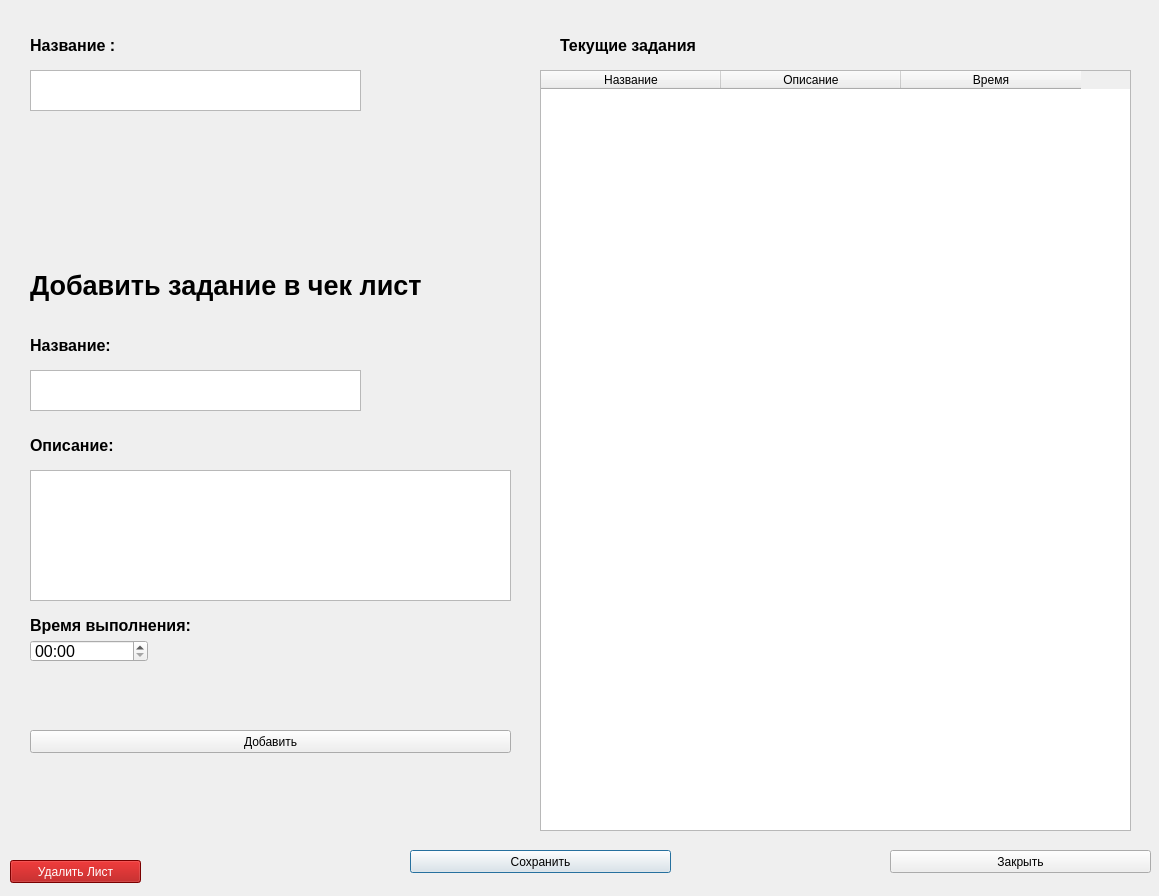
<?xml version="1.0" encoding="UTF-8"?>
<ui version="4.0">
 <class>checklist_creation</class>
 <widget class="QDialog" name="checklist_creation">
  <property name="geometry">
   <rect>
    <x>0</x>
    <y>0</y>
    <width>1159</width>
    <height>896</height>
   </rect>
  </property>
  <property name="cursor">
   <cursorShape>ArrowCursor</cursorShape>
  </property>
  <property name="windowTitle">
   <string>Создание Чек листа</string>
  </property>
  <widget class="QPushButton" name="btn_save_list">
   <property name="geometry">
    <rect>
     <x>410</x>
     <y>850</y>
     <width>261</width>
     <height>23</height>
    </rect>
   </property>
   <property name="text">
    <string>Сохранить</string>
   </property>
  </widget>
  <widget class="QTextBrowser" name="main_name">
   <property name="geometry">
    <rect>
     <x>30</x>
     <y>70</y>
     <width>331</width>
     <height>41</height>
    </rect>
   </property>
   <property name="font">
    <font>
     <pointsize>10</pointsize>
    </font>
   </property>
   <property name="cursor" stdset="0">
    <cursorShape>PointingHandCursor</cursorShape>
   </property>
   <property name="readOnly">
    <bool>false</bool>
   </property>
  </widget>
  <widget class="QLabel" name="label">
   <property name="geometry">
    <rect>
     <x>30</x>
     <y>30</y>
     <width>91</width>
     <height>31</height>
    </rect>
   </property>
   <property name="font">
    <font>
     <pointsize>12</pointsize>
     <weight>75</weight>
     <bold>true</bold>
    </font>
   </property>
   <property name="text">
    <string>Название :</string>
   </property>
  </widget>
  <widget class="QTableWidget" name="tasks_table">
   <property name="geometry">
    <rect>
     <x>540</x>
     <y>70</y>
     <width>591</width>
     <height>761</height>
    </rect>
   </property>
   <property name="editTriggers">
    <set>QAbstractItemView::NoEditTriggers</set>
   </property>
   <property name="dragDropOverwriteMode">
    <bool>false</bool>
   </property>
   <property name="selectionMode">
    <enum>QAbstractItemView::NoSelection</enum>
   </property>
   <property name="rowCount">
    <number>0</number>
   </property>
   <attribute name="horizontalHeaderMinimumSectionSize">
    <number>60</number>
   </attribute>
   <attribute name="horizontalHeaderDefaultSectionSize">
    <number>180</number>
   </attribute>
   <attribute name="verticalHeaderDefaultSectionSize">
    <number>120</number>
   </attribute>
   <column>
    <property name="text">
     <string>Название</string>
    </property>
   </column>
   <column>
    <property name="text">
     <string>Описание</string>
    </property>
   </column>
   <column>
    <property name="text">
     <string>Время</string>
    </property>
   </column>
  </widget>
  <widget class="QLabel" name="label_2">
   <property name="geometry">
    <rect>
     <x>560</x>
     <y>30</y>
     <width>171</width>
     <height>31</height>
    </rect>
   </property>
   <property name="font">
    <font>
     <pointsize>12</pointsize>
     <weight>75</weight>
     <bold>true</bold>
    </font>
   </property>
   <property name="text">
    <string>Текущие задания</string>
   </property>
  </widget>
  <widget class="QLabel" name="label_3">
   <property name="geometry">
    <rect>
     <x>30</x>
     <y>330</y>
     <width>91</width>
     <height>31</height>
    </rect>
   </property>
   <property name="font">
    <font>
     <pointsize>12</pointsize>
     <weight>75</weight>
     <bold>true</bold>
    </font>
   </property>
   <property name="text">
    <string>Название:</string>
   </property>
  </widget>
  <widget class="QTextBrowser" name="task_name">
   <property name="geometry">
    <rect>
     <x>30</x>
     <y>370</y>
     <width>331</width>
     <height>41</height>
    </rect>
   </property>
   <property name="font">
    <font>
     <pointsize>10</pointsize>
    </font>
   </property>
   <property name="cursor" stdset="0">
    <cursorShape>PointingHandCursor</cursorShape>
   </property>
   <property name="readOnly">
    <bool>false</bool>
   </property>
  </widget>
  <widget class="QLabel" name="label_4">
   <property name="geometry">
    <rect>
     <x>30</x>
     <y>430</y>
     <width>91</width>
     <height>31</height>
    </rect>
   </property>
   <property name="font">
    <font>
     <pointsize>12</pointsize>
     <weight>75</weight>
     <bold>true</bold>
    </font>
   </property>
   <property name="text">
    <string>Описание:</string>
   </property>
  </widget>
  <widget class="QTextBrowser" name="description">
   <property name="geometry">
    <rect>
     <x>30</x>
     <y>470</y>
     <width>481</width>
     <height>131</height>
    </rect>
   </property>
   <property name="font">
    <font>
     <pointsize>10</pointsize>
    </font>
   </property>
   <property name="cursor" stdset="0">
    <cursorShape>PointingHandCursor</cursorShape>
   </property>
   <property name="readOnly">
    <bool>false</bool>
   </property>
  </widget>
  <widget class="QLabel" name="label_5">
   <property name="geometry">
    <rect>
     <x>30</x>
     <y>610</y>
     <width>201</width>
     <height>31</height>
    </rect>
   </property>
   <property name="font">
    <font>
     <pointsize>12</pointsize>
     <weight>75</weight>
     <bold>true</bold>
    </font>
   </property>
   <property name="text">
    <string>Время выполнения:</string>
   </property>
  </widget>
  <widget class="QTimeEdit" name="task_time">
   <property name="geometry">
    <rect>
     <x>30</x>
     <y>640</y>
     <width>118</width>
     <height>22</height>
    </rect>
   </property>
   <property name="font">
    <font>
     <pointsize>12</pointsize>
    </font>
   </property>
   <property name="cursor">
    <cursorShape>PointingHandCursor</cursorShape>
   </property>
   <property name="displayFormat">
    <string>mm:ss</string>
   </property>
  </widget>
  <widget class="QLabel" name="label_6">
   <property name="geometry">
    <rect>
     <x>30</x>
     <y>270</y>
     <width>431</width>
     <height>31</height>
    </rect>
   </property>
   <property name="font">
    <font>
     <pointsize>20</pointsize>
     <weight>75</weight>
     <bold>true</bold>
    </font>
   </property>
   <property name="text">
    <string>Добавить задание в чек лист</string>
   </property>
  </widget>
  <widget class="QPushButton" name="btn_add_task">
   <property name="geometry">
    <rect>
     <x>30</x>
     <y>730</y>
     <width>481</width>
     <height>23</height>
    </rect>
   </property>
   <property name="text">
    <string>Добавить</string>
   </property>
  </widget>
  <widget class="QLabel" name="task_warning_label">
   <property name="geometry">
    <rect>
     <x>30</x>
     <y>680</y>
     <width>421</width>
     <height>31</height>
    </rect>
   </property>
   <property name="font">
    <font>
     <pointsize>12</pointsize>
     <weight>75</weight>
     <bold>true</bold>
    </font>
   </property>
   <property name="styleSheet">
    <string notr="true">color: rgb(255, 0, 0);</string>
   </property>
   <property name="text">
    <string/>
   </property>
  </widget>
  <widget class="QLabel" name="warning_label">
   <property name="geometry">
    <rect>
     <x>30</x>
     <y>790</y>
     <width>421</width>
     <height>31</height>
    </rect>
   </property>
   <property name="styleSheet">
    <string notr="true">color: rgb(255, 0, 0);</string>
   </property>
   <property name="text">
    <string/>
   </property>
  </widget>
  <widget class="QPushButton" name="btn_exit">
   <property name="geometry">
    <rect>
     <x>890</x>
     <y>850</y>
     <width>261</width>
     <height>23</height>
    </rect>
   </property>
   <property name="text">
    <string>Закрыть</string>
   </property>
  </widget>
  <widget class="QPushButton" name="btn_delete_list">
   <property name="geometry">
    <rect>
     <x>10</x>
     <y>860</y>
     <width>131</width>
     <height>23</height>
    </rect>
   </property>
   <property name="styleSheet">
    <string notr="true">background-color: rgb(170, 0, 0);
color: rgb(255, 255, 255);
bold;</string>
   </property>
   <property name="text">
    <string>Удалить Лист</string>
   </property>
  </widget>
 </widget>
 <resources/>
 <connections/>
</ui>
